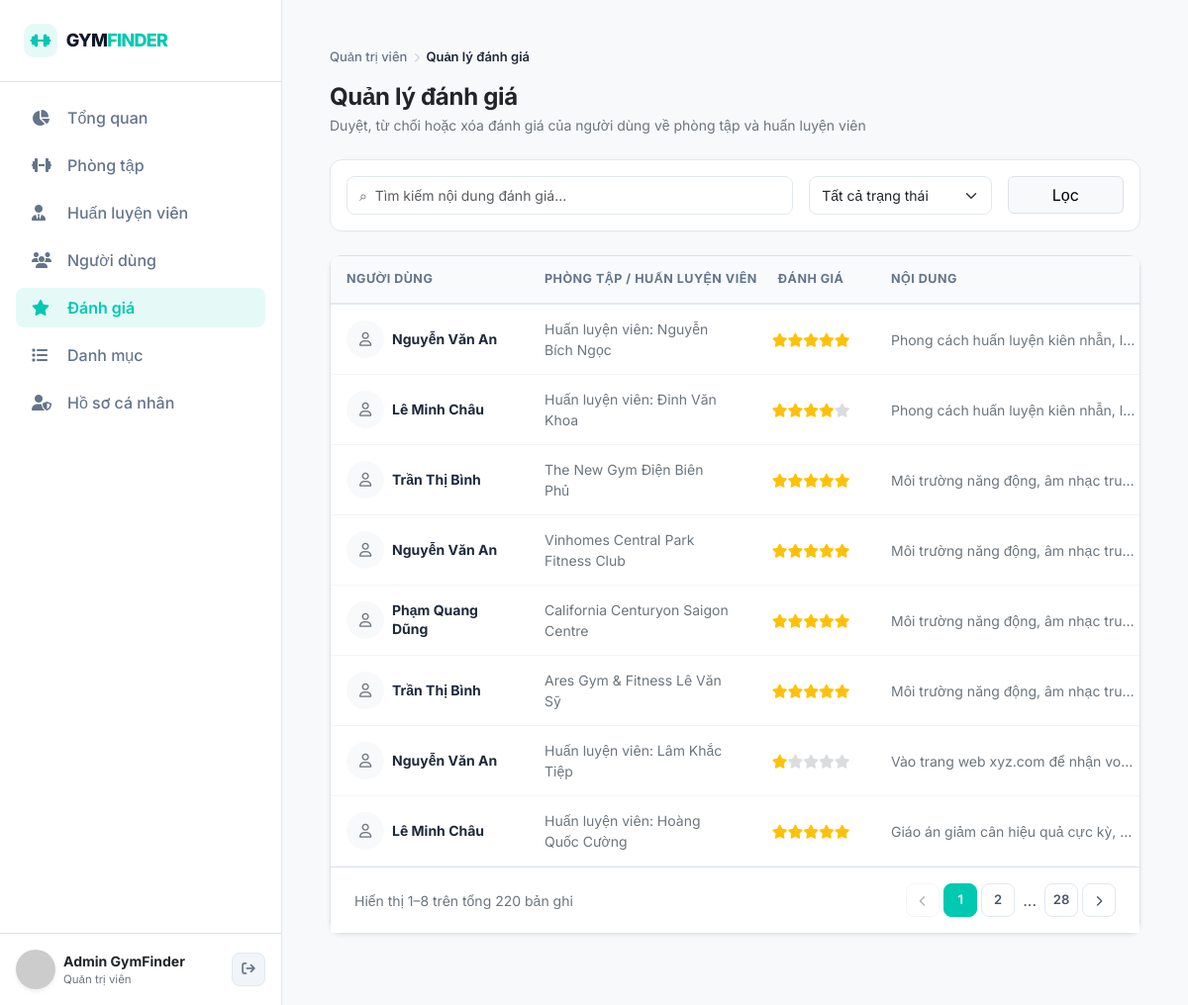
/admin/pages/reviews.php (signed in), run on the app's committed database.
### tables this page shows
CREATE TABLE users (
  id            INT UNSIGNED NOT NULL AUTO_INCREMENT,
  full_name     VARCHAR(100) NOT NULL,
  email         VARCHAR(255) NOT NULL,
  phone         VARCHAR(20)  NULL,
  password_hash VARCHAR(255) NOT NULL,
  avatar_url    VARCHAR(255) NULL,
  role          ENUM('user','admin')    NOT NULL DEFAULT 'user',
  status        ENUM('active','locked') NOT NULL DEFAULT 'active',
  last_login_at DATETIME NULL,
  created_at    DATETIME NOT NULL DEFAULT CURRENT_TIMESTAMP,
  updated_at    DATETIME NOT NULL DEFAULT CURRENT_TIMESTAMP ON UPDATE CURRENT_TIMESTAMP,

  PRIMARY KEY (id),
  UNIQUE KEY uq_users_email (email),
  UNIQUE KEY uq_users_phone (phone),
  KEY idx_users_role_status (role, status),

  CONSTRAINT chk_users_phone
    CHECK (phone IS NULL OR phone REGEXP '^\\+?[0-9]{9,14}$')
);

CREATE TABLE reviews (
  id            INT UNSIGNED NOT NULL AUTO_INCREMENT,
  user_id       INT UNSIGNED NOT NULL,
  target_type   ENUM('gym','trainer') NOT NULL,
  gym_id        INT UNSIGNED NULL,
  trainer_id    INT UNSIGNED NULL,
  rating        TINYINT UNSIGNED NOT NULL,
  comment       TEXT         NOT NULL,
  status        ENUM('pending','approved','rejected') NOT NULL DEFAULT 'pending',
  reviewed_by   INT UNSIGNED NULL,
  reviewed_at   DATETIME     NULL,
  reject_reason VARCHAR(255) NULL,
  created_at    DATETIME     NOT NULL DEFAULT CURRENT_TIMESTAMP,
  updated_at    DATETIME     NOT NULL DEFAULT CURRENT_TIMESTAMP ON UPDATE CURRENT_TIMESTAMP,

  PRIMARY KEY (id),

   
  UNIQUE KEY uq_review_user_gym     (user_id, gym_id),
  UNIQUE KEY uq_review_user_trainer (user_id, trainer_id),

   
  KEY idx_reviews_gym     (gym_id,     status, created_at),
  KEY idx_reviews_trainer (trainer_id, status, created_at),
  KEY idx_reviews_user    (user_id),

   
  CONSTRAINT fk_reviews_user
    FOREIGN KEY (user_id)     REFERENCES users(id)    ON DELETE CASCADE,
  CONSTRAINT fk_reviews_gym
    FOREIGN KEY (gym_id)      REFERENCES gyms(id)     ON DELETE CASCADE,
  CONSTRAINT fk_reviews_trainer
    FOREIGN KEY (trainer_id)  REFERENCES trainers(id) ON DELETE CASCADE,
  CONSTRAINT fk_reviews_reviewer
    FOREIGN KEY (reviewed_by) REFERENCES users(id)    ON DELETE SET NULL,

   
  CONSTRAINT chk_reviews_rating
    CHECK (rating BETWEEN 1 AND 5),
  CONSTRAINT chk_reviews_comment
    CHECK (CHAR_LENGTH(comment) BETWEEN 1 AND 2000),
   
  CONSTRAINT chk_review_reject
    CHECK (
      (status = 'rejected'  AND reject_reason IS NOT NULL AND CHAR_LENGTH(reject_reason) >= 1)
      OR (status <> 'rejected' AND reject_reason IS NULL)
    ),
   
  CONSTRAINT chk_review_pending
    CHECK (status <> 'pending' OR reviewed_at IS NULL)
);

CREATE TABLE gyms (
  id              INT UNSIGNED  NOT NULL AUTO_INCREMENT,
  name            VARCHAR(150)  NOT NULL,
  slug            VARCHAR(180)  NOT NULL,
  description     TEXT          NULL,
  address         VARCHAR(255)  NOT NULL,
  district_id     INT UNSIGNED  NOT NULL,
  latitude        DECIMAL(10,7) NULL,
  longitude       DECIMAL(10,7) NULL,
  phone           VARCHAR(20)   NULL,
  email           VARCHAR(255)  NULL,
  website         VARCHAR(255)  NULL,
  price_min       INT UNSIGNED  NOT NULL,
  price_max       INT UNSIGNED  NOT NULL,
  opening_hours   VARCHAR(120)  NULL,
  cover_image_url VARCHAR(255)  NULL,
  avg_rating      DECIMAL(2,1)  NOT NULL DEFAULT 0,
  review_count    INT UNSIGNED  NOT NULL DEFAULT 0,
  is_featured     TINYINT(1)    NOT NULL DEFAULT 0,
  status          ENUM('active','hidden') NOT NULL DEFAULT 'active',
  created_at      DATETIME      NOT NULL DEFAULT CURRENT_TIMESTAMP,
  updated_at      DATETIME      NOT NULL DEFAULT CURRENT_TIMESTAMP ON UPDATE CURRENT_TIMESTAMP,

  PRIMARY KEY (id),
  UNIQUE KEY uq_gyms_slug (slug),

   
  KEY idx_gyms_district        (district_id),
  KEY idx_gyms_price           (price_min, price_max),
  KEY idx_gyms_rating          (avg_rating),
  KEY idx_gyms_featured_status (is_featured, status),
  KEY idx_gyms_created_at      (created_at),

   
  CONSTRAINT fk_gyms_district
    FOREIGN KEY (district_id) REFERENCES districts(id) ON DELETE RESTRICT,

   
  CONSTRAINT chk_gyms_slug
    CHECK (slug NOT REGEXP '^[0-9]+$'),
  CONSTRAINT chk_gyms_price
    CHECK (price_max >= price_min),
  CONSTRAINT chk_gyms_geo_lat
    CHECK (latitude  IS NULL OR (latitude  BETWEEN -90  AND 90)),
  CONSTRAINT chk_gyms_geo_lng
    CHECK (longitude IS NULL OR (longitude BETWEEN -180 AND 180)),
  CONSTRAINT chk_gyms_geo_pair
    CHECK ((latitude IS NULL) = (longitude IS NULL)),
  CONSTRAINT chk_gyms_phone
    CHECK (phone IS NULL OR phone REGEXP '^\\+?[0-9]{9,14}$'),
  CONSTRAINT chk_gyms_rating
    CHECK (avg_rating BETWEEN 0 AND 5),
  CONSTRAINT chk_gyms_featured
    CHECK (is_featured IN (0, 1))
);

### backend/helpers.php (called while the page is built, shortened)
<?php
function gf_url(string $path = ''): string
{
    $prefix = $GLOBALS['GF_PREFIX'] ?? '';
    return $prefix . ltrim($path, '/');
}
function gf_h(?string $s): string
{
    return htmlspecialchars((string) $s, ENT_QUOTES | ENT_SUBSTITUTE, 'UTF-8');
}
function gf_resolve_image_url(?string $url): ?string
{
    if ($url === null) {
        return null;
    }
    $url = trim($url);
    if (!preg_match('#^/?uploads/([A-Za-z0-9._-]+\.(?:jpg|jpeg|png|webp))$#i', $url, $m)) {
        return null;
    }
    $filename = $m[1];
    return gf_url('uploads/' . $filename);
}
function gf_avatar(?string $url, int $id = 0, string $name = 'User'): string
{
    $resolved = gf_resolve_image_url($url);
    return 'https://ui-avatars.com/api/?name=' . urlencode($name) . '&background=00c9b1&color=fff';
}
function gf_logo(string $variant = 'header', ?string $href = null, string $extraClass = '', bool $asLink = true): string
{
    $logoVariant = $variant;
    $logoHref = $href;
    $logoClass = $extraClass;
    $logoAsLink = $asLink;
    require dirname(__DIR__) . '/includes/logo.php';
    return ob_get_clean() ?: '';
}

### backend/db.php (called while the page is built, shortened)
<?php
function gf_pdo(): PDO
{
    return $GLOBALS['GF_PDO'];
}

### backend/auth.php (called while the page is built, shortened)
<?php
function gf_current_user(): ?array
{
    $id = $_SESSION['user_id'] ?? null;
    $st = gf_pdo()->prepare('SELECT id, full_name, email, phone, avatar_url, role, status, created_at, updated_at FROM users WHERE id = ?');
    $st->execute([(int) $id]);
    $user = $st->fetch() ?: null;
    return $user ?: null;
}
function gf_require_login(?string $redirect = null): array
{
    $user = gf_current_user();
    return $user;
}
function gf_require_admin(): array
{
    $user = gf_require_login(gf_url('admin/pages/dashboard.php'));
    return $user;
}

### admin/pages/reviews.php (the view, shortened to what this page needs)
<?php
require_once dirname(__DIR__, 2) . '/backend/bootstrap.php';
require_once dirname(__DIR__) . '/components/table.php';
$reviewPage = max(1, (int)($_GET['page'] ?? 1));
$reviewLimit = 8;
$reviewStatus = (string)($_GET['status'] ?? '');
$reviewSearch = trim((string)($_GET['q'] ?? ''));
$reviewLike = '%' . $reviewSearch . '%';
$whereSql = "WHERE (?='' OR r.status=?) AND (?='' OR r.comment LIKE ? OR u.full_name LIKE ?)";
$whereParams = [$reviewStatus, $reviewStatus, $reviewSearch, $reviewLike, $reviewLike];
$reviewOffset = ($reviewPage - 1) * $reviewLimit;
$reviewQuery = gf_pdo()->prepare("SELECT r.*, u.full_name, g.name AS gym_name, t.full_name AS trainer_name FROM reviews r JOIN users u ON u.id=r.user_id LEFT JOIN gyms g ON g.id=r.gym_id LEFT JOIN trainers t ON t.id=r.trainer_id {$whereSql} ORDER BY r.created_at DESC, r.id DESC LIMIT {$reviewLimit} OFFSET {$reviewOffset}");
$reviewQuery->execute($whereParams);
$rows = $reviewQuery->fetchAll();
$adminActive = 'reviews';
require dirname(__DIR__, 2) . '/includes/layout_head.php';
require dirname(__DIR__, 2) . '/includes/admin_layout.php';
?>
<div class="mb-4">
    <h2 class="fw-bold mb-1 text-dark" style="font-size: 24px; letter-spacing: -0.3px;">Quản lý đánh giá</h2>
    <p class="text-secondary mb-0 small">Duyệt, từ chối hoặc xóa đánh giá của người dùng về phòng tập và huấn luyện viên</p>
</div>
<form method="get" class="admin-card p-3 mb-4"><div class="row g-3"><div class="col-md-7"><input class="form-control admin-input" name="q" value="<?= gf_h($reviewSearch) ?>" placeholder="⌕  Tìm kiếm nội dung đánh giá..."></div><div class="col-md-3"><select name="status" class="form-select admin-input"><option value="">Tất cả trạng thái</option></select></div><div class="col-md-2"><button class="btn btn-light border w-100">Lọc</button></div></div></form>
<?php foreach ($rows as $r): ?>
<tr>
    <td>
        <div class="d-flex align-items-center gap-2">
            <span class="rounded-circle d-inline-flex align-items-center justify-content-center bg-light text-secondary flex-shrink-0" style="width:38px;height:38px"><i class="fa-regular fa-user"></i></span>
            <span class="admin-cell-title"><?= gf_h($r['full_name']) ?></span>
        </div>
    </td>
    <td><span class="text-secondary"><?= gf_h($r['gym_name'] ?: ($r['trainer_name'] ? 'Huấn luyện viên: ' . $r['trainer_name'] : '—')) ?></span></td>
    <td class="text-center text-warning text-nowrap"><?php for($i=1;$i<=5;$i++): ?><i class="fa-solid fa-star <?= $i>(int)$r['rating']?'text-secondary opacity-25':'' ?>"></i><?php endfor; ?></td>
    <td><div class="text-secondary" style="max-width: 270px; overflow: hidden; text-overflow: ellipsis; white-space: nowrap;" title="<?= gf_h($r['comment']) ?>"><?= gf_h($r['comment']) ?></div></td>
</tr>
<?php endforeach; ?>
</main></div>
</body></html>

### includes/admin_layout.php (shortened to what this page needs)
<?php
$adminActive = $adminActive ?? 'dashboard';
$adminUser = gf_require_admin();
$adminDashboardUrl = gf_url('admin/pages/dashboard.php');
$adminBreadcrumbMap = [
    'dashboard' => 'Tổng quan',
    'gyms' => 'Quản lý phòng tập',
    'trainers' => 'Quản lý huấn luyện viên',
    'users' => 'Quản lý người dùng',
    'reviews' => 'Quản lý đánh giá',
    'categories' => 'Quản lý danh mục',
    'profile' => 'Hồ sơ cá nhân',
];
$adminBreadcrumbCurrent = $adminBreadcrumbMap[$adminActive] ?? 'Tổng quan';
function gf_admin_nav(string $key, string $href, string $icon, string $label, string $active): void
{
    $cls = $key === $active ? ' active bg-primary-light text-primary' : '';
    echo '<li class="nav-item"><a class="nav-link rounded-3 px-3 py-2 mb-1' . $cls . '" href="' . gf_h(gf_url($href)) . '"><i class="fa-solid ' . $icon . ' me-3" style="width:20px;"></i>' . gf_h($label) . '</a></li>';
}
?>
<div class="d-flex admin-shell">
<aside class="sidebar d-flex flex-column" id="sidebar" aria-label="Menu quản trị">
    <div class="p-4 border-bottom d-flex align-items-center justify-content-between gap-2">
        <?= gf_logo('admin', $adminDashboardUrl, 'admin-brand') ?>
    </div>
    <div class="p-3 flex-grow-1 overflow-auto">
        <ul class="nav flex-column gap-1">
            <?php
            gf_admin_nav('dashboard', 'admin/pages/dashboard.php', 'fa-chart-pie', 'Tổng quan', $adminActive);
            ?>
        </ul>
    </div>
    <div class="p-3 border-top mt-auto">
        <div class="d-flex align-items-center gap-2">
            <a href="<?= gf_h(gf_url('admin/pages/profile.php')) ?>" class="d-flex align-items-center gap-2 text-decoration-none min-w-0 flex-grow-1 text-dark" title="Xem và sửa hồ sơ quản trị">
                <img src="<?= gf_h(gf_avatar($adminUser['avatar_url'] ?? null, !empty($adminUser['avatar_url']) ? (int) $adminUser['id'] : 0, $adminUser['full_name'])) ?>" class="rounded-circle shadow-sm" style="width:40px;height:40px;object-fit:cover;aspect-ratio:1/1;flex:0 0 40px;" alt="<?= gf_h($adminUser['full_name']) ?>">
                <div class="min-w-0 text-truncate"><div class="fw-bold small text-truncate"><?= gf_h($adminUser['full_name']) ?></div><div class="text-secondary" style="font-size:11.5px;">Quản trị viên</div></div>
            </a>
            <form method="post" action="<?= gf_h(gf_url('pages/auth/logout.php')) ?>" class="ms-auto"><?= gf_csrf_field() ?><button class="btn btn-action btn-action-view" title="Đăng xuất"><i class="fa-solid fa-arrow-right-from-bracket"></i></button></form>
        </div>
    </div>
</aside>
<main class="main-content flex-grow-1 p-4 p-md-5 bg-light" style="min-width:0;">
    <nav class="admin-breadcrumb" aria-label="Đường dẫn">
        <ol class="admin-breadcrumb-list">
            <li class="admin-breadcrumb-item">
                <a href="<?= gf_h($adminDashboardUrl) ?>" class="admin-breadcrumb-link">Quản trị viên</a>
            </li>
            <li class="admin-breadcrumb-sep" aria-hidden="true"><i class="fa-solid fa-chevron-right"></i></li>
            <li class="admin-breadcrumb-item">
                <span class="admin-breadcrumb-current" aria-current="page"><?= gf_h($adminBreadcrumbCurrent) ?></span>
            </li>
        </ol>
    </nav>

### assets/css/style.css (style rules this page uses)
:root { --primary-color: #00c9b1; --primary-dark: #00a894; --primary-light: #e6f9f7; --text-dark: #111827; --text-gray: #6b7280; --bg-light: #f9fafb; --border-color: #f3f4f6; --font-sans: 'Inter', system-ui, -apple-system, BlinkMacSystemFont, 'Segoe UI', Roboto, sans-serif; --bs-body-font-family: var(--font-sans); --bs-font-sans-serif: var(--font-sans); --bs-btn-font-family: var(--font-sans); }
html { overflow-x: clip; }
body { font-family: var(--font-sans); color: var(--text-dark); background-color: #ffffff; overflow-x: clip; }
.text-primary { color: var(--primary-color) !important; }
.bg-primary-light { background-color: var(--primary-light) !important; }

### admin/assets/admin.css (style rules this page uses)
:root { --primary-color: #00c9b1; --primary-hover: #00b39d; --primary-light: rgba(0, 201, 177, 0.1); --secondary-color: #64748b; --dark-color: #1e293b; --light-bg: #f8fafc; --border-color: #e2e8f0; --success-color: #10b981; --warning-color: #f59e0b; --danger-color: #ef4444; }
body { background-color: var(--light-bg); color: var(--dark-color); font-family: 'Inter', sans-serif; }
.admin-shell { min-height: 100vh; }
.sidebar { min-height: 100vh; width: 285px; min-width: 285px; flex: 0 0 285px; background-color: #ffffff; border-right: 1px solid var(--border-color); transition: left 0.3s ease, box-shadow 0.3s ease; z-index: 1050; }
.main-content { flex: 1; min-width: 0; max-width: 100%; overflow-x: hidden; transition: all 0.3s ease; }
.admin-shell { max-width: 100%; overflow-x: hidden; }
.admin-breadcrumb { margin-bottom: 1rem; }
.admin-breadcrumb-list { display: flex; flex-wrap: wrap; align-items: center; gap: 0.4rem; list-style: none; margin: 0; padding: 0; font-size: 13px; font-weight: 500; }
.admin-breadcrumb-sep { color: #cbd5e1; font-size: 10px; line-height: 1; }
.admin-breadcrumb-link { color: var(--secondary-color); text-decoration: none; transition: color 0.15s ease; }
.admin-breadcrumb-current { color: var(--dark-color); font-weight: 600; }
.nav-link { color: var(--secondary-color); font-weight: 500; font-size: 16px; white-space: nowrap; transition: all 0.2s ease; }
.sidebar .nav-link i { flex: 0 0 20px; }
.nav-link.active { background-color: var(--primary-light); color: var(--primary-color) !important; font-weight: 600; }
.admin-card { background: #fff; border-radius: 12px; border: 1px solid var(--border-color); box-shadow: 0 1px 3px rgba(0,0,0,0.02); }
.admin-table td { padding: 16px; vertical-align: middle; border-bottom: 1px solid var(--border-color); color: var(--dark-color); font-size: 14px; }
.admin-table td, .admin-common-table td { padding: 14px 16px; vertical-align: middle; border-bottom: 1px solid #f1f5f9; color: var(--dark-color, #1e293b); font-size: 14px; overflow: hidden; overflow-wrap: normal; word-break: normal; }
.admin-table tbody tr, .admin-common-table tbody tr { transition: background-color 0.15s ease; }
.admin-cell-title { font-weight: 700; color: #1e293b; font-size: 14px; line-height: 1.35; display: block; overflow-wrap: break-word; word-break: normal; }
.btn-action { width: 34px; height: 34px; padding: 0; display: inline-flex; align-items: center; justify-content: center; border-radius: 8px; font-size: 13.5px; transition: all 0.2s ease; border: 1px solid transparent; }
.btn-action-view { color: #64748b; background: #f1f5f9; border-color: #e2e8f0; }
.admin-input { border-radius: 8px; border: 1px solid var(--border-color); padding: 8px 12px; font-size: 14px; }

### data on the page
users: full_name "Admin GymFinder"
reviews: user.full_name "Nguyễn Văn An", trainer_name "Huấn luyện viên: Nguyễn Bích Ngọc", rating 5 (drawn), comment "Phong cách huấn luyện kiên nhẫn, l…"
reviews: user.full_name "Lê Minh Châu", trainer_name "Huấn luyện viên: Đinh Văn Khoa", rating 4 (drawn), comment "Phong cách huấn luyện kiên nhẫn, l…"
reviews: user.full_name "Trần Thị Bình", gym.name "The New Gym Điện Biên Phủ", rating 5 (drawn), comment "Môi trường năng động, âm nhạc tru…"
reviews: user.full_name "Nguyễn Văn An", gym.name "Vinhomes Central Park Fitness Club", rating 5 (drawn), comment "Môi trường năng động, âm nhạc tru…"
reviews: user.full_name "Phạm Quang Dũng", gym.name "California Centuryon Saigon Centre", rating 5 (drawn), comment "Môi trường năng động, âm nhạc tru…"
reviews: user.full_name "Trần Thị Bình", gym.name "Ares Gym & Fitness Lê Văn Sỹ", rating 5 (drawn), comment "Môi trường năng động, âm nhạc tru…"
reviews: user.full_name "Nguyễn Văn An", trainer_name "Huấn luyện viên: Lâm Khắc Tiệp", rating 1 (drawn), comment "Vào trang web xyz.com để nhận vo…"
reviews: user.full_name "Lê Minh Châu", trainer_name "Huấn luyện viên: Hoàng Quốc Cường", rating 5 (drawn), comment "Giáo án giảm cân hiệu quả cực kỳ,…"

### other printed values
gf_h($label) "Tổng quan Phòng tập Huấn luyện viên Người dùng Đánh giá Danh mục Hồ sơ cá nhân"
gf_h($adminBreadcrumbCurrent) "Quản lý đánh giá"
$col['label'] "NGƯỜI DÙNG"
$col['label'] "PHÒNG TẬP / HUẤN LUYỆN VIÊN"
$col['label'] "ĐÁNH GIÁ"
$col['label'] "NỘI DUNG"
$from "1"
$to "8"
$total "220"
